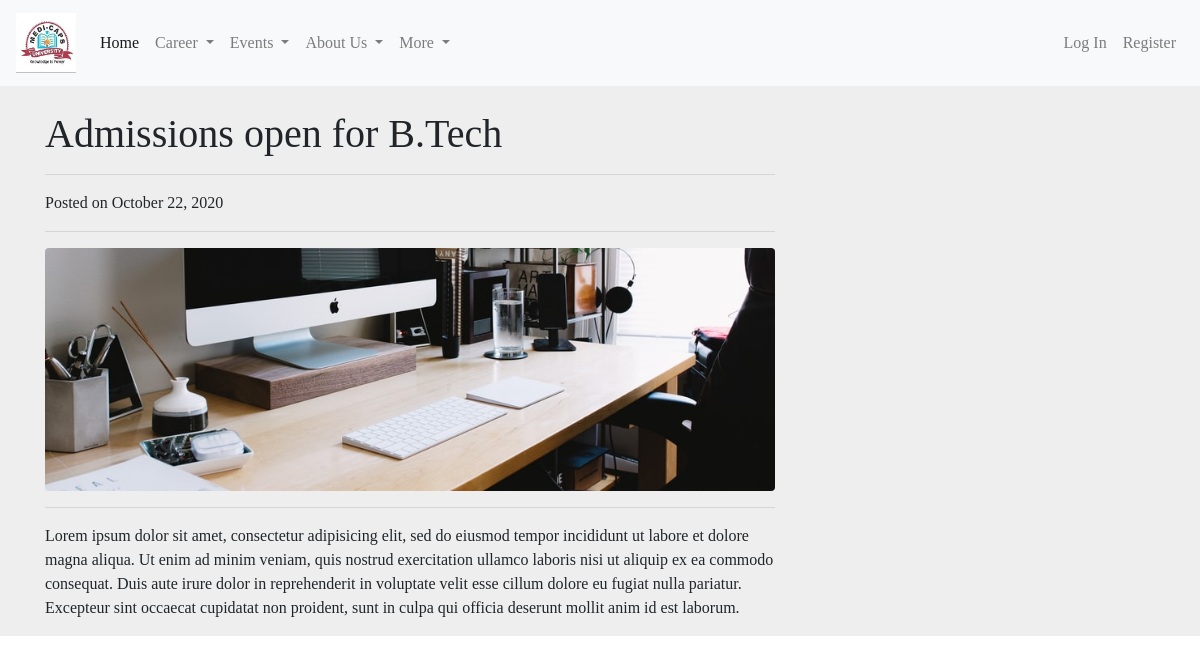
The page /common/news/3/ on the database its author committed.
### common/models.py (models this page shows, shortened)
class News(models.Model):
	title = models.CharField(max_length = 100)
	content = models.TextField()
	date_posted = models.DateTimeField(default = timezone.now)
	pic = models.ImageField(upload_to='news_pic', default='blog-post.jpg')

### common/views.py (the view)
# urls.py: path('common/news/<int:pk>/', common_views.NewsDetailView.as_view(), name = 'news-detail'),
class NewsDetailView(DetailView):
	model = News

### common/templates/common/news_detail.html
{% extends "common/base.html" %}
{% load static %}
{% block style %}
<link rel="stylesheet" type="text/css" href="{% static 'common/customcss/index_style.css' %}">
{% endblock style %}
{% block content %}
  <div class="main-area">
    <div class="container">
      <div class="row">
        <div class="col-lg-8">
          <h1 class="mt-4">
            {{ object.title }}
          </h1>
          <hr />
          <p>Posted on {{ object.date_posted|date:"F d, Y" }}</p>
          <hr />
          <img class="img-fluid rounded" src="{{ object.pic.url }}" alt="new-image" />
          <hr />
          <p>
            {{ object.content }}
          </p>
        </div>
        <div class="col-md-3">
        </div>
      </div>
    </div>
  </div>
{% endblock content %}

### common/static/common/customcss/index_style.css (style rules this page uses)
body { font-family: 'Playfair Display', serif!important; }
.main-area { background: #eeeeee; }

### rows shown on the page
News: title "Admissions open for B.Tech", date_posted "October 22, 2020", pic (picture), content "Lorem ipsum dolor sit amet, consectetur adipisicing elit, sed do eiusmod tempor incididunt ut labore et dolore magna aliqua. Ut enim ad minim veniam, quis nostrud exercitation ullamco laboris nisi ut aliquip ex ea commodo consequat. Duis aute irure dolor in reprehenderit in voluptate velit esse cillum dolore eu fugiat nulla pariatur. Excepteur sint occaecat cupidatat non proident, sunt in culpa qui officia deserunt mollit anim id est laborum."
